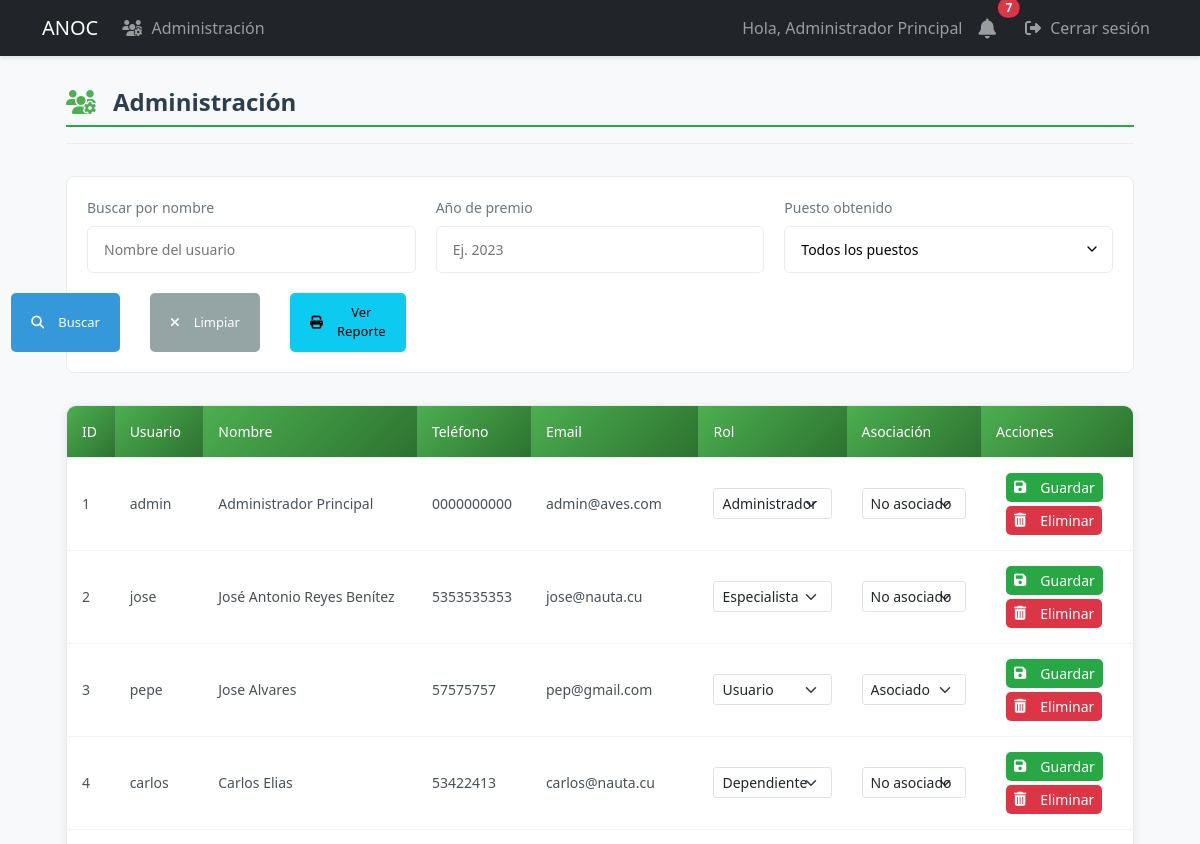
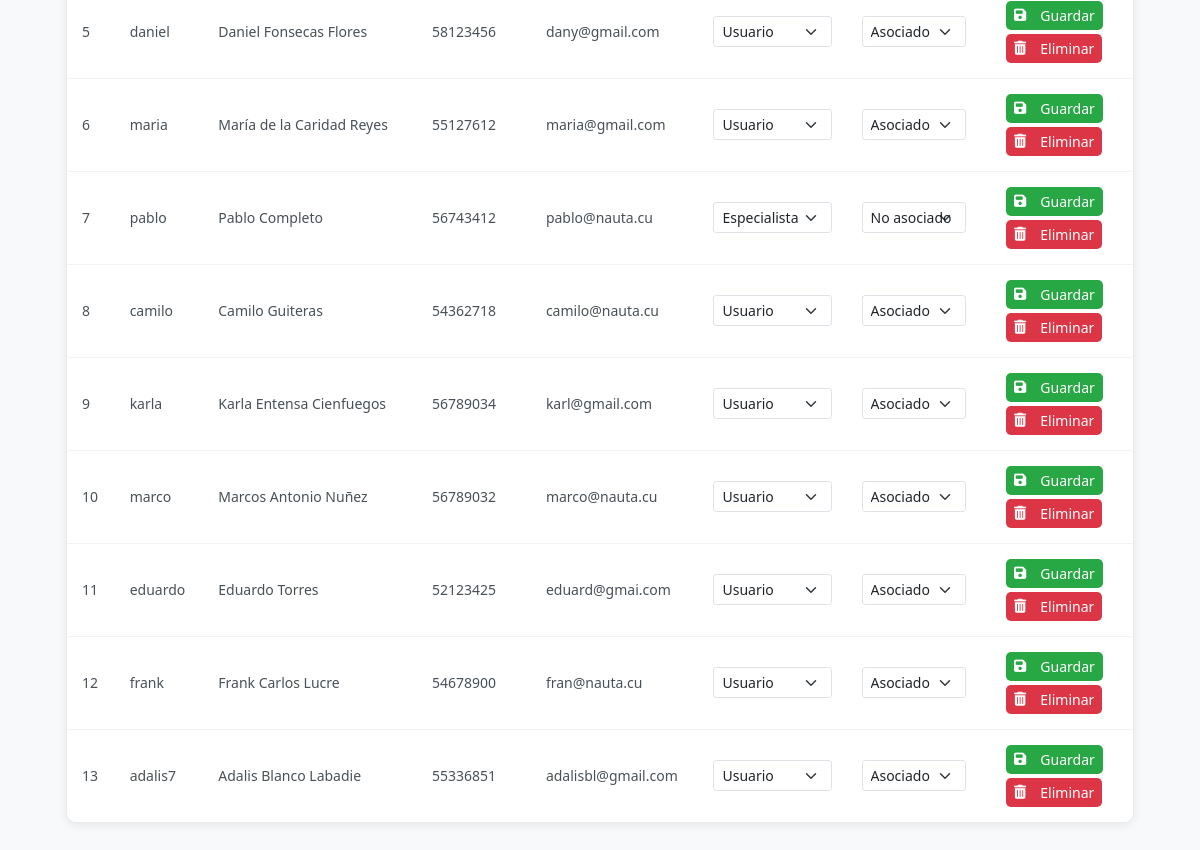
Before: /admin/users (signed in) with the older database file (2 pictures, top to bottom).
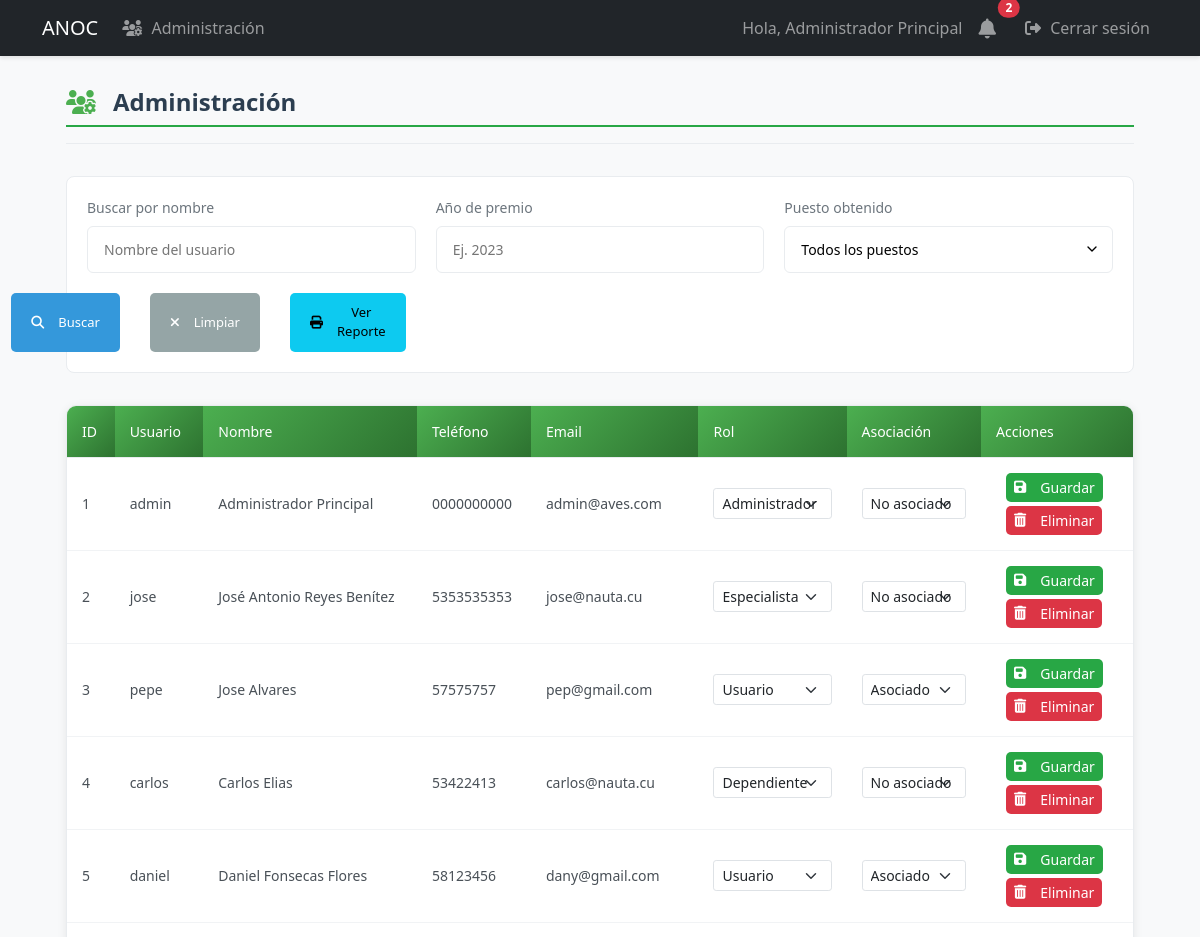
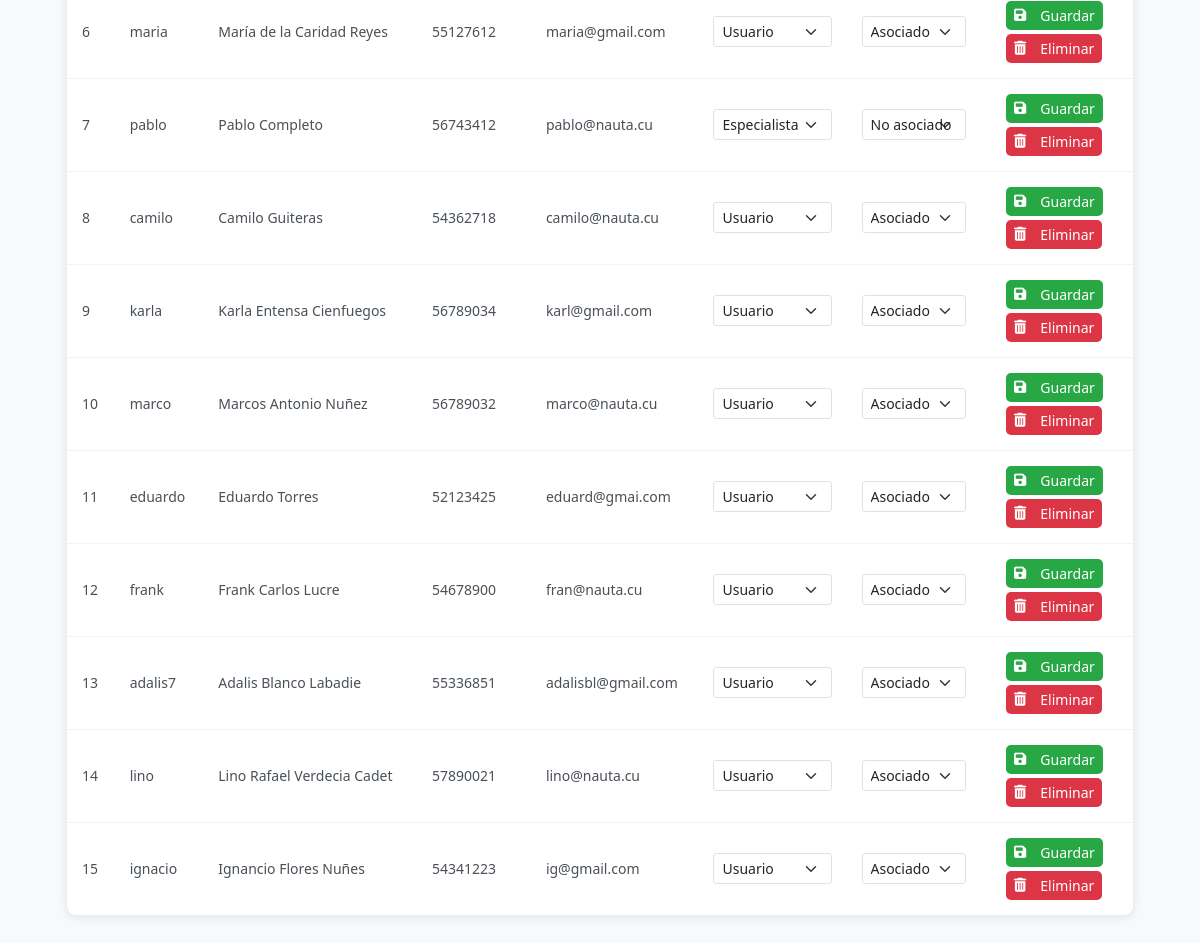
After: the same page with the newer database file (2 pictures, top to bottom).
### models.py (models this page shows, shortened)
class User(UserMixin, db.Model):
    id = db.Column(db.Integer, primary_key=True)
    username = db.Column(db.String(80), unique=True, nullable=False, index=True)
    email = db.Column(db.String(120), unique=True, nullable=False, index=True)
    password_hash = db.Column(db.String(128))
    role = db.Column(db.String(20), default='user')  # 'admin', 'specialist', 'dependiente', 'user'
    is_associated = db.Column(db.Boolean, default=False, nullable=False)
    full_name = db.Column(db.String(100), nullable=False)
    phone = db.Column(db.String(20), nullable=False)
    profile_image = db.Column(db.String(255))  # Ruta de la imagen de perfil
    last_login = db.Column(db.DateTime)  # Fecha del último inicio de sesión
    is_active = db.Column(db.Boolean, default=True)  # Para manejar cuentas activas/inactivas
    address = db.Column(db.String(200))  # Nuevo campo para dirección
    birds = db.relationship('UserBirds', backref='user', lazy=True, cascade='all, delete-orphan')
    awards = db.relationship('Award', backref='user', lazy=True, cascade='all, delete-orphan')
    notifications = db.relationship('Notification', backref='user', lazy=True)

### app.py (the view, shortened to what this page needs)
@app.route('/admin/users')
@login_required
def admin_users():
    if current_user.role != 'admin':
        abort(403)
    search_name = request.args.get('name', '').strip()
    award_year = request.args.get('award_year', '').strip()
    award_position = request.args.get('award_position', '').strip()
    query = select(User).order_by(User.id)
    if search_name:
        query = query.where(User.full_name.ilike(f'%{search_name}%'))
    if award_position:
        position_subquery = select(Award.user_id).where(
            Award.position == award_position
        ).distinct()
        query = query.where(User.id.in_(position_subquery))
    users = db.session.execute(query).scalars()
    current_year = datetime.now().year
    return render_template('admin/users.html',
                         users=users,
                         search_name=search_name,
                         award_year=award_year,
                         award_position=award_position,
                         current_year=current_year)

### app.py (called while the page is built)
@login_manager.user_loader
def load_user(user_id):
    return db.session.get(User, int(user_id))

### templates/admin/users.html (shortened to what this page needs)
{% extends "base.html" %}
{% block content %}
<div class="users-container">
    <div class="users-header">
        <h2><i class="fas fa-users-cog"></i> Administración</h2>
    </div>
    <div class="filter-section">
        <form method="GET" action="{{ url_for('admin_users') }}" class="filter-form">
            <div class="filter-grid">
                <div class="filter-group">
                    <label for="name" class="filter-label">Buscar por nombre</label>
                    <input type="text" class="filter-input" id="name" name="name"
                           value="{{ search_name }}" placeholder="Nombre del usuario">
                </div>
                <div class="filter-group">
                    <label for="award_year" class="filter-label">Año de premio</label>
                    <input type="number" class="filter-input" id="award_year" name="award_year"
                           value="{{ award_year }}" placeholder="Ej. 2023" min="2000" max="{{ current_year }}">
                </div>
                <div class="filter-group">
                    <label for="award_position" class="filter-label">Puesto obtenido</label>
                    <select class="filter-input filter-select" id="award_position" name="award_position">
                        <option value="">Todos los puestos</option>
                    </select>
                </div>
                <div class="filter-actions">
                    <button type="submit" class="btn btn-primary">
                        <i class="fas fa-search"></i> Buscar
                    </button>
                    <a href="{{ url_for('admin_users') }}" class="btn btn-secondary">
                        <i class="fas fa-times"></i> Limpiar
                    </a>
                    <a href="{{ url_for('associates_report_view') }}" class="btn btn-info" target="_blank">
                        <i class="fas fa-print"></i> Ver Reporte
                    </a>
                </div>
            </div>
        </form>
    </div>
    <div class="users-table-container">
        <table class="users-table">
            <thead>
                <tr>
                    <th>ID</th>
                    <th>Usuario</th>
                    <th>Nombre</th>
                    <th>Teléfono</th>
                    <th>Email</th>
                    <th>Rol</th>
                    <th>Asociación</th>
                    <th>Acciones</th>
                </tr>
            </thead>
            <tbody>
                {% if users %}
                    {% for user in users %}
                    <tr class="clickable-row" data-href="{{ url_for('user_details', user_id=user.id) }}">
                        <td>{{ user.id }}</td>
                        <td>{{ user.username }}</td>
                        <td>{{ user.full_name }}</td>
                        <td>{{ user.phone }}</td>
                        <td>{{ user.email }}</td>
                        <td>
                            <form method="POST" action="{{ url_for('assign_role', user_id=user.id) }}" class="role-form">
                                <select name="role" class="form-select form-select-sm">
                                    <option value="user" {% if user.role == 'user' %}selected{% endif %}>Usuario</option>
                                    <option value="specialist" {% if user.role == 'specialist' %}selected{% endif %}>Especialista</option>
                                    <option value="dependiente" {% if user.role == 'dependiente' %}selected{% endif %}>Dependiente</option>
                                    <option value="admin" {% if user.role == 'admin' %}selected{% endif %}>Administrador</option>
                                </select>
                        </td>
                        <td>
                                <select name="is_associated" class="form-select form-select-sm">
                                    <option value="true" {% if user.is_associated %}selected{% endif %}>Asociado</option>
                                    <option value="false" {% if not user.is_associated %}selected{% endif %}>No asociado</option>
                                </select>
                        </td>
                        <td class="actions-column">
                            <div class="action-buttons">
                                <button type="submit" class="btn btn-sm btn-success">
                                    <i class="fas fa-save"></i> Guardar
                                </button>
                            </div>
                            <div class="action-buttons mt-1">
                                <form method="POST" action="{{ url_for('delete_user', user_id=user.id) }}"
                                      onsubmit="return confirm('¿Está seguro que desea eliminar este usuario permanentemente?');"
                                      class="d-inline">
                                    <button type="submit" class="btn btn-sm btn-danger">
                                        <i class="fas fa-trash-alt"></i> Eliminar
                                    </button>
                                </form>
                            </div>
                        </td>
                    </tr>
                    {% endfor %}
                {% endif %}
            </tbody>
        </table>
    </div>
</div>
{% endblock %}

### templates/base.html (shortened to what this page needs)
<!DOCTYPE html>
<html lang="es">
<head>
    <link href="https://cdn.jsdelivr.net/npm/bootstrap@5.3.0/dist/css/bootstrap.min.css" rel="stylesheet">
    <link href="https://cdnjs.cloudflare.com/ajax/libs/font-awesome/6.4.0/css/all.min.css" rel="stylesheet">
    <link rel="stylesheet" href="{{ url_for('static', filename='css/styles.css') }}">
</head>
<body>
    <nav class="navbar navbar-expand-lg navbar-dark bg-dark">
        <div class="container">
            <a class="navbar-brand" href="{{ url_for('dashboard') }}">ANOC</a>
            <div class="collapse navbar-collapse" id="navbarNav">
                <ul class="navbar-nav me-auto">
                    {% if current_user.is_authenticated and current_user.role == 'admin' %}
                        <li class="nav-item">
                            <a class="nav-link" href="{{ url_for('admin_users') }}">
                                <i class="fas fa-users-cog"></i> Administración
                            </a>
                        </li>
                    {% endif %}
                </ul>
                <ul class="navbar-nav">
                    {% if current_user.is_authenticated %}
                        <li class="nav-item">
                            <span class="nav-link">Hola, {{ current_user.full_name }}</span>
                        </li>
                        <li class="nav-item position-relative me-2">
                            <a class="nav-link" href="{{ url_for('notifications') }}">
                                <i class="fas fa-bell fa-lg"></i>
                                {% if current_user.is_authenticated %}
                                    {% set unread_count = get_unread_notifications_count(current_user.id) %}
                                    {% if unread_count > 0 %}
                                        <span class="position-absolute top-0 start-100 translate-middle badge rounded-pill bg-danger">
                                            {{ unread_count }}
                                        </span>
                                    {% endif %}
                                {% endif %}
                            </a>
                        </li>
                        <li class="nav-item">
                            <a class="nav-link" href="{{ url_for('logout') }}">
                                <i class="fas fa-sign-out-alt"></i> Cerrar sesión
                            </a>
                        </li>
                    {% else %}
                        <li class="nav-item">
                            <a class="nav-link" href="{{ url_for('login') }}">
                                <i class="fas fa-sign-in-alt"></i> Iniciar sesión
                            </a>
                        </li>
                    {% endif %}
                </ul>
            </div>
        </div>
    </nav>
    <div class="container mt-4">
        {% block content %}{% endblock %}
    </div>
</body>
</html>

### static/css/styles.css (style rules this page uses)
.navbar { box-shadow: 0 2px 4px rgba(0,0,0,0.1); }
.btn { margin: 2px; }
:root { --primary-color: #2c3e50; --secondary-color: #4CAF50; --light-gray: #f8f9fa; --medium-gray: #e9ecef; --dark-gray: #6c757d; --text-color: #495057; --white: #ffffff; }
.users-container { max-width: 1400px; margin: 2rem auto; padding: 0 1.5rem; }
.users-header { margin-bottom: 2rem; padding-bottom: 1rem; border-bottom: 1px solid var(--medium-gray); }
.users-header h2 { color: var(--primary-color); font-weight: 600; font-size: 1.5rem; margin: 0; display: flex; align-items: center; gap: 0.75rem; }
.users-header h2 i { color: var(--secondary-color); }
.filter-section { background: var(--white); border-radius: 0.5rem; padding: 1.25rem; margin-bottom: 2rem; border: 1px solid var(--medium-gray); }
.filter-grid { display: grid; grid-template-columns: repeat(auto-fit, minmax(250px, 1fr)); gap: 1.25rem; align-items: end; }
.filter-group { margin-bottom: 0; }
.filter-label { display: block; margin-bottom: 0.5rem; color: var(--dark-gray); font-size: 0.875rem; font-weight: 500; }
.filter-input { width: 100%; padding: 0.75rem 1rem; border: 1px solid var(--medium-gray); border-radius: 0.375rem; background-color: var(--white); font-size: 0.875rem; }
.filter-select { appearance: none; background-position: right 0.75rem center; background-repeat: no-repeat; background-size: 1rem; }
.filter-actions { display: flex; gap: 0.75rem; justify-content: flex-end; }
.users-table-container { background: var(--white); border-radius: 0.5rem; border: 1px solid var(--medium-gray); overflow: hidden; }
.users-table { width: 100%; border-collapse: collapse; font-size: 0.875rem; }
.users-table th { background-color: var(--light-gray); color: var(--primary-color); padding: 1rem 1.25rem; text-align: left; font-weight: 600; border-bottom: 1px solid var(--medium-gray); }
.users-table td { padding: 1rem 1.25rem; border-bottom: 1px solid var(--medium-gray); vertical-align: middle; color: var(--text-color); }
.users-table tr:last-child td { border-bottom: none; }
.action-buttons { display: flex; gap: 0.5rem; }
.btn { padding: 0.5rem 0.75rem; border-radius: 0.25rem; font-size: 0.8125rem; font-weight: 500; cursor: pointer; border: none; display: inline-flex; align-items: center; gap: 0.375rem; }
.btn-sm { padding: 0.375rem 0.75rem; }
.btn-primary { background-color: var(--secondary-color); color: var(--white); }
.btn-secondary { background-color: var(--medium-gray); color: var(--text-color); }
.filter-actions { display: flex; gap: 10px; }
.users-table-container { background-color: #fff; border-radius: 10px; box-shadow: 0 2px 10px rgba(0, 0, 0, 0.08); overflow: hidden; }
.users-table { width: 100%; border-collapse: collapse; }
.users-table th { background: linear-gradient(135deg, #4CAF50 0%, #2d7230 100%); color: white; padding: 15px; font-weight: 500; text-align: left; }
.users-table td { padding: 15px; border-bottom: 1px solid #f1f3f5; vertical-align: middle; }
.actions-column { background-color: white !important; }
.action-buttons { display: flex; gap: 5px; }
.role-form { display: contents; }
.form-select-sm { padding: 0.25rem 0.5rem; font-size: 0.875rem; line-height: 1.5; border-radius: 0.2rem; }
.btn { display: inline-flex; align-items: center; padding: 10px 20px; margin: 0 10px; border-radius: 5px; font-weight: 500; cursor: pointer; }
.btn i { margin-right: 8px; }
.btn-primary { background-color: #3498db; color: white; border: none; }
.btn-secondary { background-color: #95a5a6; color: white; border: none; }
:root { --primary-green: #28a745; --light-green: #d4edda; --dark-green: #218838; --soft-green: #e8f5e9; --text-dark: #343a40; --text-muted: #6c757d; }
body { background-color: #f8f9fa; color: var(--text-dark); }
h2 { color: var(--primary-green); font-weight: 600; border-bottom: 2px solid var(--primary-green); padding-bottom: 8px; display: inline-block; }
.btn-success { background-color: var(--primary-green); border-color: var(--primary-green); }
.fas { margin-right: 5px; }

### templates/admin/users.html (style rules this page uses)
.action-buttons { display: flex; gap: 5px; }
.role-form { display: contents; }
.btn-sm { padding: 0.25rem 0.5rem; font-size: 0.875rem; }
.mt-1 { margin-top: 0.25rem; }

Changed rows visible on the page:
added User: id "14", username "lino", full_name "Lino Rafael Verdecia Cadet", phone "57890021", email "lino@nauta.cu", role "Usuario", is_associated "Asociado"
added User: id "15", username "ignacio", full_name "Ignancio Flores Nuñes", phone "54341223", email "ig@gmail.com", role "Usuario", is_associated "Asociado"
Other visible differences:
{{ unread_count }}: "7" → "2"
